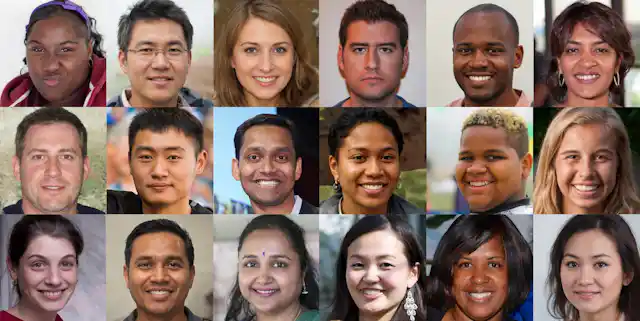
#> input picture backend/detection_data/faces2.jpeg, 640 x 321 px, found by its file name
$ jupyter execute --allow-errors Experimentation.ipynb
#> lines starting #> are read from the running program, lines starting #| are printed output that depends on the picture
## Face Detection

[cell 1]
import cv2
import numpy as np
import matplotlib.pyplot as plt

def detect_faces(image):
    face_cascade = cv2.CascadeClassifier(cv2.data.haarcascades + 'haarcascade_frontalface_default.xml')
    faces = face_cascade.detectMultiScale(image, scaleFactor=1.1, minNeighbors=5, minSize=(30, 30))
    return faces

image_path = "detection_data/faces2.jpeg"
image = cv2.cvtColor(cv2.imread(image_path), cv2.COLOR_BGR2RGB)
gray_image = cv2.cvtColor(image, cv2.COLOR_BGR2GRAY)
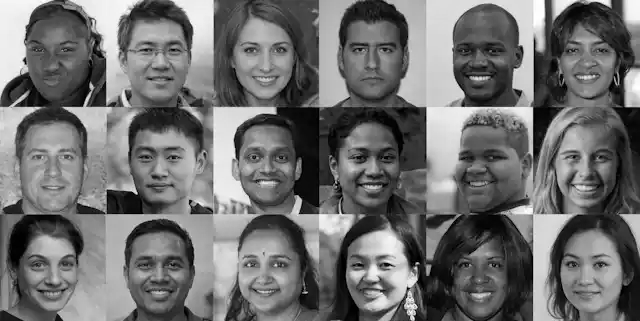
#> gray_image: shape (321, 640); min 0, max 255, mean 112

# Detect faces
faces = detect_faces(gray_image)
#> in detect_faces, `faces = face_cascade.detectMultiScale(image, scaleFactor=1.1, minNeigh..`: faces = 17 rows, first 6: [553, 25, 68, 68], [337, 21, 72, 72], [20, 25, 68, 68], [232, 129, 71, 71], [334, 126, 79, 79], [122, 235, 73, 73]

# Draw rectangles around detected faces
for (x, y, w, h) in faces:
    # cv2.circle(image, (int(x + w/2), int(y + h/2)), int(w/2), (0, 0, 255), 4)
    cv2.rectangle(image, (x, y), (x + w, y + h), (0, 255, 0), 2)
#> this loop made 17 passes
#> (x, y, w, h) on passes 1 to 12: (553, 25, 68, 68), (337, 21, 72, 72), (20, 25, 68, 68), (232, 129, 71, 71), (334, 126, 79, 79), (122, 235, 73, 73), (223, 21, 76, 76), (120, 19, 78, 78), (443, 22, 73, 73), (123, 128, 75, 75), (547, 128, 75, 75), (16, 237, 73, 73)
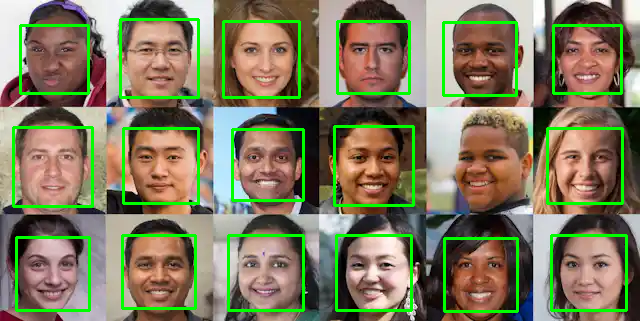
#> image: shape (321, 640, 3); mean R, G, B 127.9, 123.6, 95.5

plt.figure(figsize=(8, 6))
plt.imshow(image)
plt.axis('off')
plt.show()

## Face Recognition

[cell 2]
import numpy as np
import os
import joblib
import cv2
from sklearn.metrics import accuracy_score
from sklearn.svm import SVC
import matplotlib.pyplot as plt

# [136 lines left out: functions load_images_from_folder, prepare_training_data, prepare_testing_data, PCA, train_classifier, evaluate_classifier, not called in this run]

def project_on_eigenfaces(data, eigenfaces):
    weights = np.dot(data.T, eigenfaces)
    return weights

# [39 lines left out: functions recognize_face, verify_recognition, not called in this run]

tst_image_path_1 = 'outsiders/p_37/3.jpg'
tst_image_path_2 = 'ORL/p_18/8_001.jpg'
tst_image_1 = cv2.imread(tst_image_path_1)
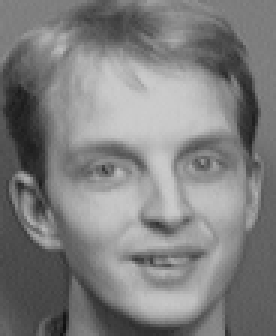
#> input picture backend/outsiders/p_37/3.jpg, 92 x 112 px, found by its file name (shown 3 times larger)
#> tst_image_1 is the input picture: shape (112, 92, 3); min 15, max 204, mean 127
tst_image_2 = cv2.imread(tst_image_path_2)
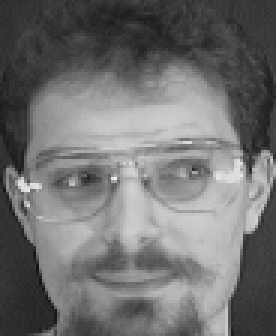
#> input picture backend/ORL/p_18/8_001.jpg, 92 x 112 px, found by its file name (shown 3 times larger)
#> tst_image_2 is the input picture: shape (112, 92, 3); min 18, max 240, mean 112.8

########## Omar Mohamed ##########

#> (the rest of this cell did not finish here and is left out)
